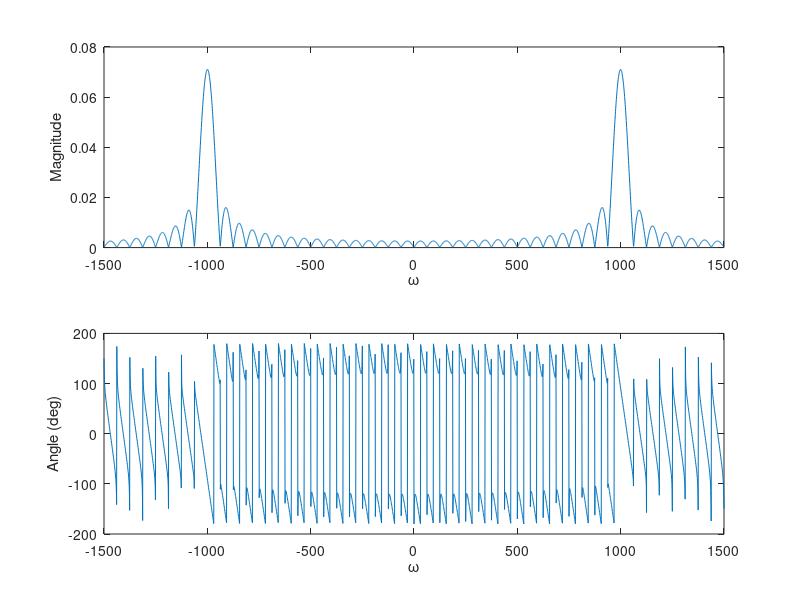

Source code (MATLAB):
% Example 6.13

w = -300:300;
S = .1*sinc(.1*w/2/pi).*exp(-.05*j*w);
subplot(221),plot(w,abs(S))
axis([-300 300 0 .1])
xlabel('\omega')
ylabel('Magnitude')
subplot(223),plot(w,angle(S)*180/pi);
xlabel('\omega')
ylabel('Angle (deg)')
axis([-300 300 -200 200])
pause


% modulation by cosine 
wc = 1000;
w = -1500:1500;
S1 = sqrt(2)*(.05*sinc(.1*(w-wc)/2/pi).*exp(-.05*j*(w-wc))...
   +.05*sinc(.1*(w+wc)/2/pi).*exp(-.05*j*(w+wc)));
subplot(211),plot(w,abs(S1))
xlabel('\omega')
ylabel('Magnitude')
subplot(212),plot(w,angle(S1)*180/pi);
xlabel('\omega')
ylabel('Angle (deg)')
pause

% modulation by sine
S2 = -sqrt(2)*(-.05*j*sinc(.1*(w-wc)/2/pi).*exp(-.05*j*(w-wc))...
   +.05*j*sinc(.1*(w+wc)/2/pi).*exp(-.05*j*(w+wc)));
subplot(211),plot(w,abs(S2))
xlabel('\omega')
ylabel('Magnitude')
subplot(212),plot(w,angle(S2)*180/pi);
xlabel('\omega')
ylabel('Angle (deg)')
